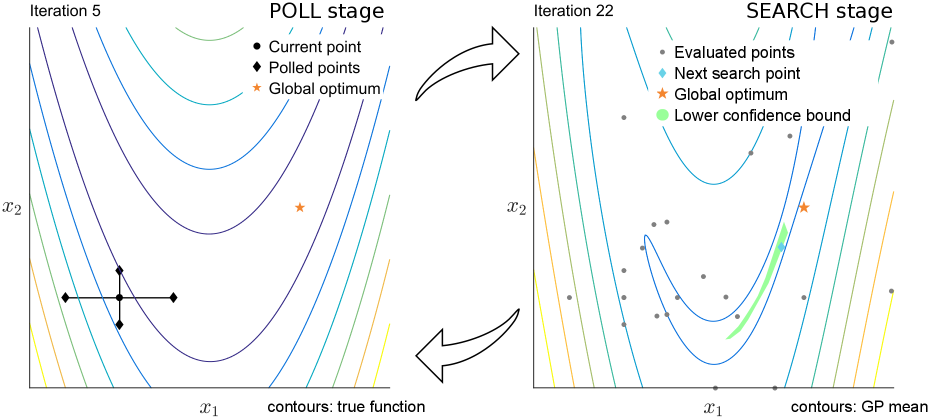
#> input picture _images/bads-cartoon.png, 1860 x 838 px, found by its file name (shown at 1/2 size)
$ python v_ok5_cartoon.py
#> lines starting #> are read from the running program, lines starting #| are printed output that depends on the picture; after the words box and inside, x2 and y2 are one past the last pixel; in counts of white or black regions, pixels touching at a corner belong together
"""O-K5: measure the poll cross of Fig. 1 (bads-cartoon.png): the extent of
the black pixels along the horizontal and the vertical line through the
current point, in the left panel."""
import numpy as np
from PIL import Image

im = np.asarray(
    Image.open(
        "/home/user/pybads-review/docsrc/source/_static/bads-cartoon.png"
    ).convert("RGB")
).astype(int)
print("image size (h, w):", im.shape[:2])
#| image size (h, w): (838, 1860)
black = np.all(im < 40, axis=2)
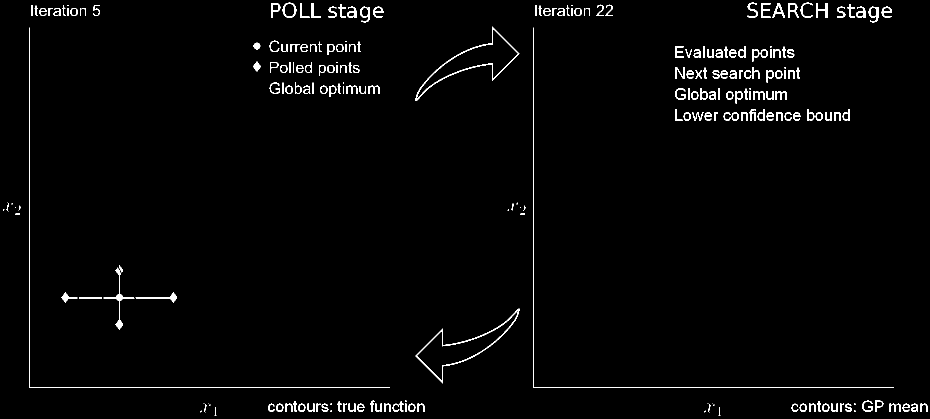
#> black: shape (838, 1860) bool (shown at 1/2 size); 1.7% white in thin lines or dots
# Left panel, the region of the cross
sub = black[480:720, 90:400]
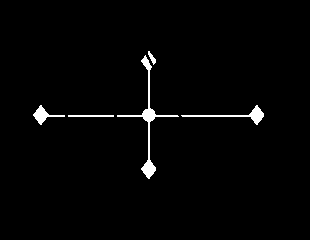
#> sub: shape (240, 310) bool; 1.7% white; 5 white regions, box (x1, y1, x2, y2) and area: (117, 55, 179, 179) 643, (181, 105, 264, 125) 305, (33, 105, 65, 125) 204, (68, 115, 114, 117) 92, (148, 51, 156, 65) 49
ys, xs = np.nonzero(sub)
#> ys = 1293 values from 51 to 178; xs = 1293 values, max 263 at index 400, min 33 at index 401, mean 148.6
ys += 480
#> ys = 1293 values from 531 to 658
xs += 90
#> xs = 1293 values, max 353 at index 400, min 123 at index 401, mean 238.6
# The centre: the row and column with the most black pixels in the region
row = np.bincount(ys).argmax()
#> row = 595
col = np.bincount(xs).argmax()
#> col = 238
r = np.flatnonzero(black[row, 90:400]) + 90
#> r = 222 values from 123 to 353
c = np.flatnonzero(black[480:720, col]) + 480
#> c = 123 values from 531 to 658
print(f"centre row {row}, column {col}")
#| centre row 595, column 238
print(
    f"horizontal arm: x from {r.min()} to {r.max()}, half-widths {col - r.min()} and {r.max() - col}"
)
#| horizontal arm: x from 123 to 353, half-widths 115 and 115
print(
    f"vertical arm: y from {c.min()} to {c.max()}, half-heights {row - c.min()} and {c.max() - row}"
)
#| vertical arm: y from 531 to 658, half-heights 64 and 63
# Panel frame: the axes lines (long black runs)
colsum = black[:, :800].sum(axis=0)
#> colsum = 800 values, max 721 at index 59, min 0 at index 0, mean 12.84
rowsum = black[:, :800].sum(axis=1)
#> rowsum = 838 values, max 721 at index 775, min 0 at index 0, mean 12.26
print(
    "left axis column (most black pixels in x < 100):",
    int(np.argmax(colsum[:100])),
    "bottom axis row:",
    int(np.argmax(rowsum)),
)
#| left axis column (most black pixels in x < 100): 59 bottom axis row: 775
